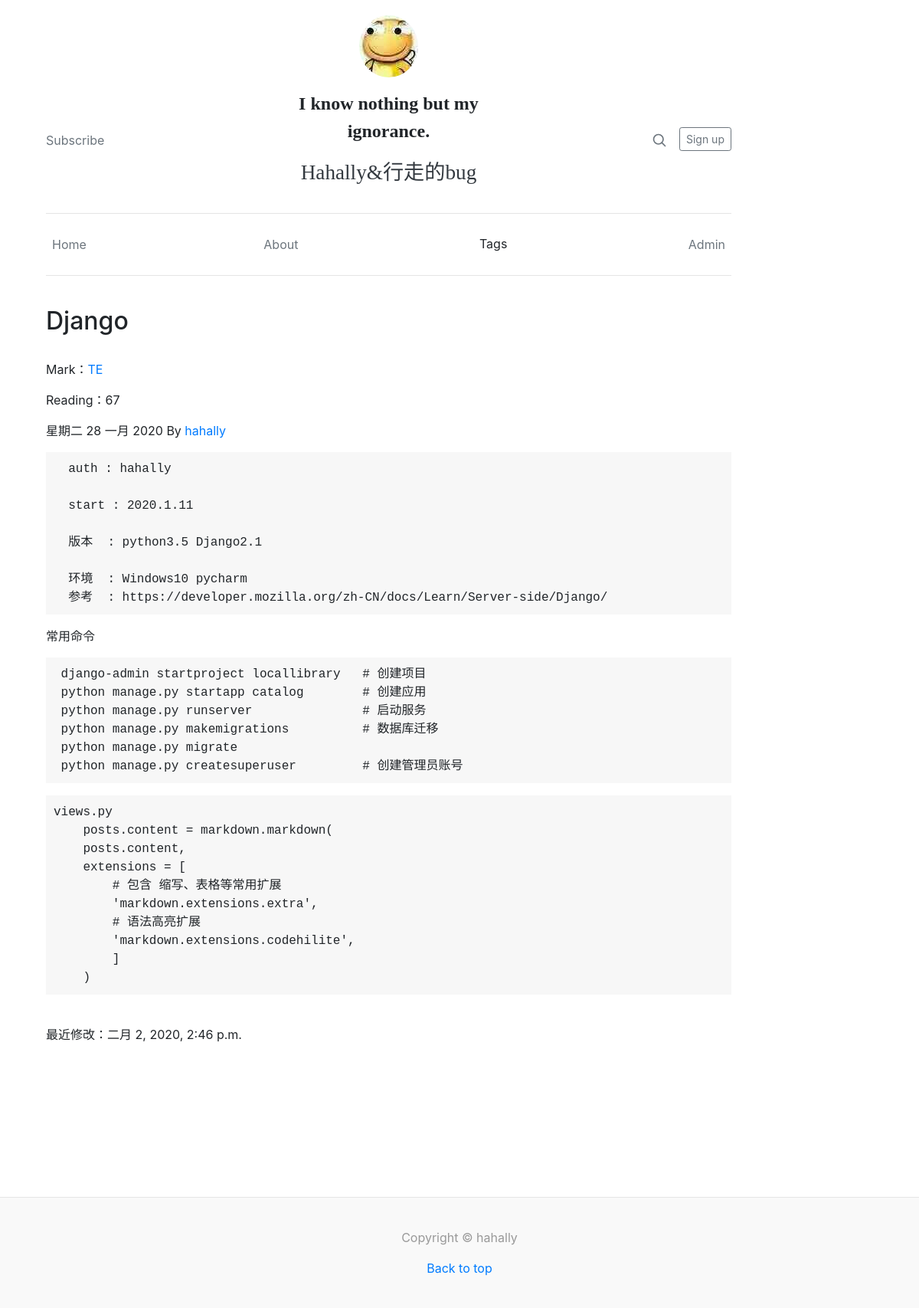
/blog/post/1, run on the app's committed database.
### blog/models.py (models this page shows, shortened)
class Post(models.Model):
    auth = models.ForeignKey('Auth', on_delete=models.CASCADE)
    title = models.CharField(verbose_name="标题",max_length=50)   # CharField 的 max_length 属性是必须的
    desc = models.CharField(verbose_name="简述",max_length=200,null=True,blank=True)
    pub_date = models.DateTimeField(verbose_name="发布日期")
    up_date = models.DateTimeField(verbose_name="更新日期",null=True,blank=True)
    content = MDTextField(verbose_name="内容")     # 集成文本编辑器
    tags = (("ME","杂记"),("TE","杂技"))
    tag = models.CharField(verbose_name="标签",choices=tags,max_length=10)
    visits = models.PositiveIntegerField(verbose_name="访问量",default=0)  # 访问量存储字段，初始值 0
    def get_tag_url(self):
        return reverse('blog:tag_post_list',args=[self.tag])
    def get_visits(self):
        self.visits = self.visits+1
        self.save(update_fields=['visits'])
        return self.visits
    def get_content_as_markdown(self):
        self.content = markdown.markdown(
        self.content,extensions = [
            'markdown.extensions.extra',
            'markdown.extensions.codehilite',
            'markdown.extensions.toc',
			]
		)
        return self.content #markdown.markdown(self.content, safe_mode='escape')
    def get_toc(self):
        md =  markdown.Markdown(extensions=[
        'markdown.extensions.extra',
        'markdown.extensions.codehilite',
        'markdown.extensions.toc',
        ])
        self.content = md.convert(self.content)
        self.toc = md.toc
        if len(self.toc)==35:
            self.toc = ""
            return self.toc
        return "<h3>目录</h3>"+self.toc
    class Meta:
        ordering = ["-pub_date"]

class Auth(models.Model):
    name = models.CharField(verbose_name='名字',max_length=50)
    about = models.TextField(verbose_name='关于',null=True,blank=False,default="暂无介绍")
    def __str__(self):
        return self.name

### blog/views.py (the view)
# urls.py: path('post/<int:pk>',views.PostDetailView.as_view(),name='post_detail'), # 详情视图 使用DetailView 参数名必须取pk
class PostDetailView(DetailView):
    model = Post
    context_object_name = 'post'
    template_name = 'blog/post_detail.html'

### templates/blog/post_detail.html (shortened to what this page needs)
{% extends "blog/base.html" %}
{% block content %}
    <br>
    <div class="blog-post" >
        <div>
            <h2 class="blog-post-title">{{ post.title }}</h2>
            <br>
            <p>Mark：<a href="{{ post.get_tag_url }}">{{ post.tag }} </a></p>
            <p>Reading：<span>{{ post.get_visits }}</span></p>
            <p class="blog-post-meta">{{ post.pub_date|date:'D d M Y'}} By <a href="{% url 'blog:about' %}">{{ post.auth }}</a></p>
        </div>
        <article>
            {{ post.get_content_as_markdown|safe }}
        </article>
    </div>
    <br>
    <div>
        <p><span>最近修改：{{ post.up_date }}</span></p>
    </div>
{% endblock %}

### static/blog/css/styles.css (style rules this page uses)
pre { background-color: #f7f7f7; padding: 10px; font-size: 100%; color: #212529; }

### data on the page
Post: title "Django", tag "TE", get_visits "67", pub_date "星期二 28 一月 2020", auth "hahally", get_content_as_markdown "auth : hahally start : 2020.1.11 版本 : python3.5 Django2.1 环境 : Windows10 pycharm 参考 : https://developer.mozilla.org/zh-CN/docs/Learn/Server-side/Django/ 常用命令 django - admin startproject locallibrary # 创建项目 python manage . py startapp catalog # 创建应用 python manage . py runserver # 启动服务 python manage . py makemigrations # 数据库迁移 python manage . py migrate python manage . py createsuperuser # 创建管理员账号 views.py posts.content = markdown.markdown( posts.content, extensions = [ # 包含 缩写、表格等常用扩展 'markdown.extensions.extra', # 语法高亮扩展 'markdown.extensions.codehilite', ] )", up_date "二月 2, 2020, 2:46 p.m."
